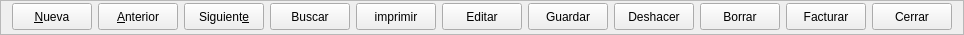
        <widget class="QFrame" name="frame_4">
         <property name="minimumSize">
          <size>
           <width>0</width>
           <height>35</height>
          </size>
         </property>
         <property name="maximumSize">
          <size>
           <width>16777215</width>
           <height>35</height>
          </size>
         </property>
         <property name="frameShape">
          <enum>QFrame::StyledPanel</enum>
         </property>
         <property name="frameShadow">
          <enum>QFrame::Raised</enum>
         </property>
         <layout class="QHBoxLayout" name="horizontalLayout">
          <property name="topMargin">
           <number>2</number>
          </property>
          <item>
           <widget class="QPushButton" name="btnAnadir">
            <property name="minimumSize">
             <size>
              <width>0</width>
              <height>27</height>
             </size>
            </property>
            <property name="text">
             <string>&amp;Nueva</string>
            </property>
            <property name="icon">
             <iconset>
              <normaloff>:/Icons/PNG/add.png</normaloff>:/Icons/PNG/add.png</iconset>
            </property>
            <property name="iconSize">
             <size>
              <width>24</width>
              <height>24</height>
             </size>
            </property>
           </widget>
          </item>
          <item>
           <widget class="QPushButton" name="btnAnterior">
            <property name="minimumSize">
             <size>
              <width>0</width>
              <height>27</height>
             </size>
            </property>
            <property name="text">
             <string>&amp;Anterior</string>
            </property>
            <property name="icon">
             <iconset>
              <normaloff>:/Icons/PNG/Previous.png</normaloff>:/Icons/PNG/Previous.png</iconset>
            </property>
            <property name="iconSize">
             <size>
              <width>24</width>
              <height>24</height>
             </size>
            </property>
           </widget>
          </item>
          <item>
           <widget class="QPushButton" name="btnSiguiente">
            <property name="minimumSize">
             <size>
              <width>0</width>
              <height>27</height>
             </size>
            </property>
            <property name="text">
             <string>Siguient&amp;e</string>
            </property>
            <property name="icon">
             <iconset>
              <normaloff>:/Icons/PNG/Next.png</normaloff>:/Icons/PNG/Next.png</iconset>
            </property>
            <property name="iconSize">
             <size>
              <width>24</width>
              <height>24</height>
             </size>
            </property>
           </widget>
          </item>
          <item>
           <widget class="QPushButton" name="btnBuscar">
            <property name="minimumSize">
             <size>
              <width>0</width>
              <height>27</height>
             </size>
            </property>
            <property name="text">
             <string>Buscar</string>
            </property>
            <property name="icon">
             <iconset>
              <normaloff>:/Icons/PNG/search.png</normaloff>:/Icons/PNG/search.png</iconset>
            </property>
            <property name="iconSize">
             <size>
              <width>24</width>
              <height>24</height>
             </size>
            </property>
           </widget>
          </item>
          <item>
           <widget class="QPushButton" name="btnImprimir">
            <property name="minimumSize">
             <size>
              <width>0</width>
              <height>27</height>
             </size>
            </property>
            <property name="text">
             <string>imprimir</string>
            </property>
            <property name="icon">
             <iconset>
              <normaloff>:/Icons/PNG/Print.png</normaloff>:/Icons/PNG/Print.png</iconset>
            </property>
            <property name="iconSize">
             <size>
              <width>24</width>
              <height>24</height>
             </size>
            </property>
           </widget>
          </item>
          <item>
           <widget class="QPushButton" name="btnEditar">
            <property name="minimumSize">
             <size>
              <width>0</width>
              <height>27</height>
             </size>
            </property>
            <property name="text">
             <string>Editar</string>
            </property>
            <property name="icon">
             <iconset>
              <normaloff>:/Icons/PNG/Save.png</normaloff>:/Icons/PNG/Save.png</iconset>
            </property>
            <property name="iconSize">
             <size>
              <width>24</width>
              <height>24</height>
             </size>
            </property>
            <property name="shortcut">
             <string>Ctrl+S</string>
            </property>
           </widget>
          </item>
          <item>
           <widget class="QPushButton" name="btnGuardar">
            <property name="minimumSize">
             <size>
              <width>0</width>
              <height>27</height>
             </size>
            </property>
            <property name="text">
             <string>Guardar</string>
            </property>
            <property name="icon">
             <iconset>
              <normaloff>:/Icons/PNG/Save.png</normaloff>:/Icons/PNG/Save.png</iconset>
            </property>
            <property name="iconSize">
             <size>
              <width>24</width>
              <height>24</height>
             </size>
            </property>
           </widget>
          </item>
          <item>
           <widget class="QPushButton" name="btnDeshacer">
            <property name="minimumSize">
             <size>
              <width>0</width>
              <height>27</height>
             </size>
            </property>
            <property name="text">
             <string>Deshacer</string>
            </property>
            <property name="icon">
             <iconset>
              <normaloff>:/Icons/PNG/undo.png</normaloff>:/Icons/PNG/undo.png</iconset>
            </property>
            <property name="iconSize">
             <size>
              <width>24</width>
              <height>24</height>
             </size>
            </property>
           </widget>
          </item>
          <item>
           <widget class="QPushButton" name="btnBorrar">
            <property name="minimumSize">
             <size>
              <width>0</width>
              <height>27</height>
             </size>
            </property>
            <property name="text">
             <string>Borrar</string>
            </property>
            <property name="icon">
             <iconset>
              <normaloff>:/Icons/PNG/Delete.png</normaloff>:/Icons/PNG/Delete.png</iconset>
            </property>
            <property name="iconSize">
             <size>
              <width>24</width>
              <height>24</height>
             </size>
            </property>
           </widget>
          </item>
          <item>
           <widget class="QPushButton" name="btnFacturar">
            <property name="minimumSize">
             <size>
              <width>0</width>
              <height>27</height>
             </size>
            </property>
            <property name="text">
             <string>Facturar</string>
            </property>
            <property name="icon">
             <iconset>
              <normaloff>:/Icons/PNG/Factura.png</normaloff>:/Icons/PNG/Factura.png</iconset>
            </property>
            <property name="iconSize">
             <size>
              <width>20</width>
              <height>20</height>
             </size>
            </property>
           </widget>
          </item>
          <item>
           <widget class="QPushButton" name="btn_cerrar">
            <property name="minimumSize">
             <size>
              <width>0</width>
              <height>27</height>
             </size>
            </property>
            <property name="text">
             <string>Cerrar</string>
            </property>
            <property name="icon">
             <iconset>
              <normaloff>:/Icons/PNG/Exit.png</normaloff>:/Icons/PNG/Exit.png</iconset>
            </property>
            <property name="iconSize">
             <size>
              <width>24</width>
              <height>24</height>
             </size>
            </property>
           </widget>
          </item>
         </layout>
        </widget>
